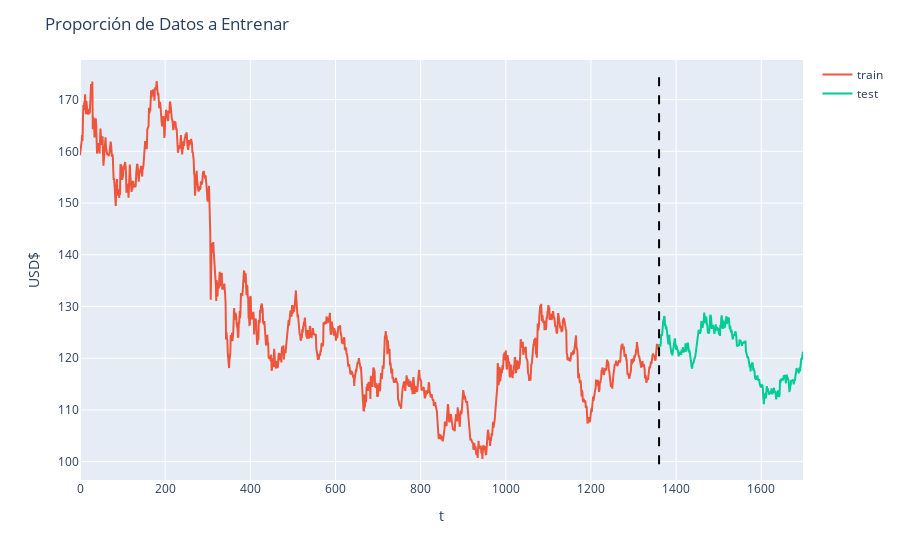

The notebook cell this image was saved under:
### Code cell
import plotly.express as px
import plotly.graph_objects as go

# Observemos el conjunto de Datos a predecir.
split_proportion = int( df_lstm.shape[0] * samples )

train = df_lstm[df_lstm.index <= split_proportion]
test = df_lstm[df_lstm.index > split_proportion]

fig = px.line( template= 'plotly' )
fig.add_scatter(x = train.index, y = train[target], name = 'train')
fig.add_scatter(x = test.index, y = test[target], name = 'test')

fig.add_shape(
    go.layout.Shape(
        type='line',
        x0= test.index[0], y0= df_lstm[target].min() - 1,
        x1= test.index[0], y1= df_lstm[target].max() + 1,
        line=dict(color='black', dash='dash'),  # Color blanco y línea punteada
    )
)

fig.update_layout( xaxis_title ='t', yaxis_title ='USD$', title = f'Proporción de Datos a Entrenar')

fig.show()

### Figure 1 — Plotly figure (JSON) as saved in the notebook; plotly's stock layout.template omitted (floating-point values rounded to 4 significant figures; data arrays with more than 128 entries replaced by an {"elided": "..."} marker saying what was removed)
{"data": [{"hovertemplate": "<extra></extra>", "legendgroup": "", "line": {"color": "#636efa", "dash": "solid"}, "marker": {"symbol": "circle"}, "mode": "lines", "name": "", "orientation": "v", "showlegend": false, "type": "scatter", "xaxis": "x", "yaxis": "y"}, {"name": "train", "type": "scatter", "x": {"elided": "1360 int values"}, "y": {"elided": "1360 float values"}}, {"name": "test", "type": "scatter", "x": {"elided": "339 int values"}, "y": {"elided": "339 float values"}}], "layout": {"legend": {"tracegroupgap": 0}, "margin": {"t": 60}, "shapes": [{"line": {"color": "black", "dash": "dash"}, "type": "line", "x0": 1360, "x1": 1360, "y0": 99.5, "y1": 174.6}], "title": {"text": "Proporción de Datos a Entrenar"}, "xaxis": {"anchor": "y", "domain": [0, 1], "title": {"text": "t"}}, "yaxis": {"anchor": "x", "domain": [0, 1], "title": {"text": "USD$"}}}}
